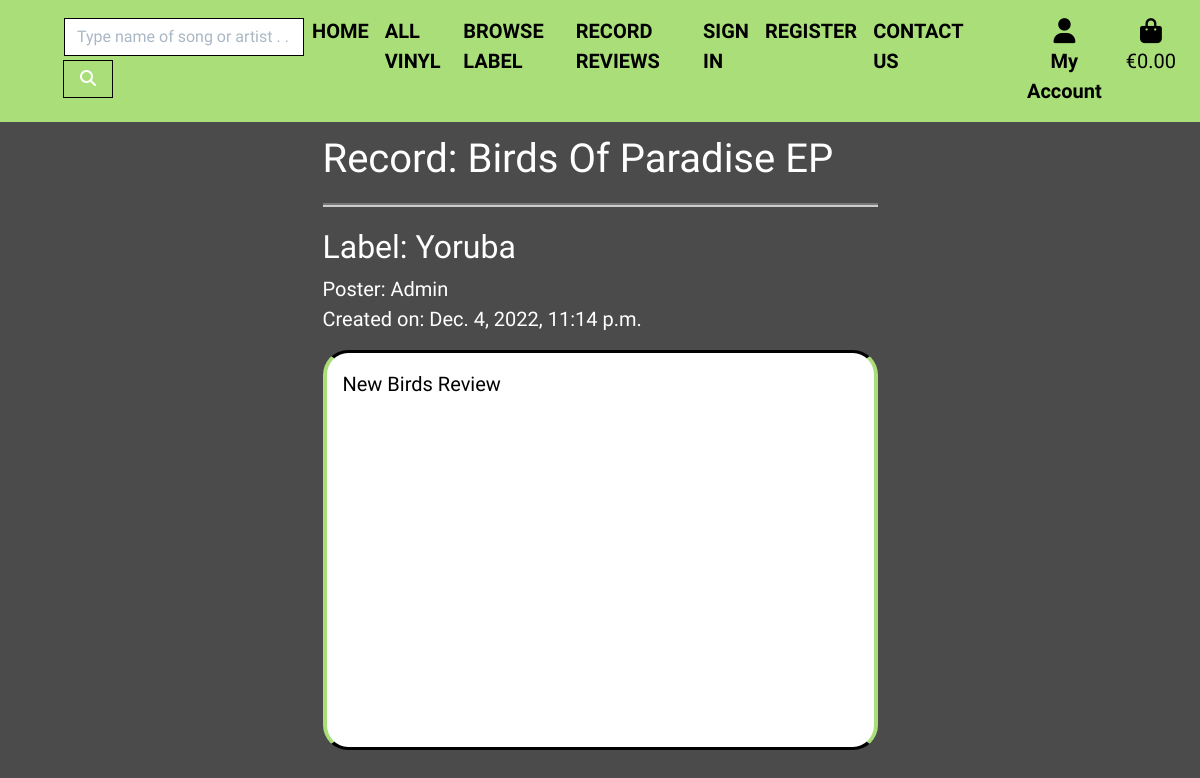
The page /reviews/11/Birds Of Paradise EP/ on the database its author committed.
### reviews/models.py (models this page shows, shortened)
class Review(models.Model):
    title = models.ForeignKey(
        Record, on_delete=models.CASCADE, max_length=100, blank=False
    )
    label = models.ForeignKey(
        Label, on_delete=models.CASCADE, max_length=100,
        blank=False, default='1'
    )
    user = models.ForeignKey(
        User, on_delete=models.CASCADE, blank=False
    )
    subject = models.CharField(
        max_length=100, null=False, blank=False, default='Enter Review Title'
    )
    content = models.TextField()
    status = models.IntegerField(choices=STATUS, default=0)
    created_on = models.DateTimeField(auto_now_add=True)
    updated_on = models.DateTimeField(auto_now=True)
    class Meta:
        ordering = ["-created_on"]

### products/models.py (models this page shows, shortened)
class Record(models.Model):
    title = models.CharField(max_length=254)
    artist = models.CharField(max_length=254)
    producer = models.CharField(max_length=254, default="")
    label = models.ForeignKey(Label, on_delete=models.CASCADE)
    price = models.DecimalField(max_digits=4, decimal_places=2)
    track = models.CharField(
        max_length=500, null=False, blank=False, default=""
    )
    description = models.TextField(null=True, blank=True)
    image_url = models.URLField(max_length=1024, null=True, blank=True)
    image = models.ImageField(null=True, blank=True)
    def __str__(self):
        return self.title

class Label(models.Model):
    label = models.CharField(max_length=150)
    friendly_name = models.CharField(max_length=254)
    def __str__(self):
        return self.label

### reviews/views.py (the view)
# urls.py: path("<slug:pk>/<str:title>/", views.ReviewDetail.as_view(),
class ReviewDetail(View):
    def get(self, request, pk, title, *args, **kwargs):
        queryset = Review.objects.filter(status=1)
        review = get_object_or_404(queryset, pk=pk)
        return render(
            request,
            "reviews/review_detail.html",
            {
                "review": review,
            },
        )

### basket/contexts.py (called while the page is built, shortened)
def basket_contents(request):
    basket_items = []
    total = 0
    record_count = 0
    basket = request.session.get('basket', {})
    delivery = total * Decimal(settings.DELIVERY_PERCENTAGE / 100)
    grand_total = total + delivery
    context = {
        'basket_items': basket_items,
        'total': total,
        'record_count': record_count,
        'delivery': delivery,
        'grand_total': grand_total,
    }
    return context

### reviews/templates/reviews/review_detail.html (shortened to what this page needs)
{% extends "base.html" %}
{% load static %}
{% block page_header %}
    <div class="container header-container">
    </div>
{% endblock %}
{% block content %}
    <div class="container-fluid">
        <div class="col-md-6 offset-md-3 pb-5">
            <h1 class="text-white">Record: {{ review.title }}</h1>
            <hr class="hr-white">
            <h2 class="text-white">Label: {{ review.label }}</h2>
            <p class="text-white">Poster: {{ review.user }} <br>Created on: {{ review.created_on }}</p>
            <div class="review-detail-card bg-info">
                <p class="text-black p-3">
                    {{ review.content | safe }}
                </p>
            </div>
        </div>
    </div>
{% endblock %}

### static/css/base.css (style rules this page uses)
html { height: 100%; }
body { font-family: 'Squada One', sans-serif; font-size: 20px; background: rgb(76, 75, 75); height: calc(100vh - 164px); margin: 0; padding: 0; }
.header-container { margin-top: -2.45%; }
.review-detail-card { min-height: 50vh; border-radius: 25px; border: 4px solid rgb(170, 222, 121); }
.hr-white { display: block; height: 1px; border: 0; border-top: 4px groove #ccc; margin: 1em 0; padding: 0; }
.bg-info { background-color: white !important; border-top: #000 3px solid; border-bottom: #000 3px solid; margin-top: 0; }
.text-black { color: #000 !important; }
@media (min-width: 1200px) { .container { max-width: 80%; } }
@media (min-width: 992px) { .header-container { padding-top: 164px; } }

### rows shown on the page
Review: title "Birds Of Paradise EP", label "Yoruba", user "Admin", created_on "Dec. 4, 2022, 11:14 p.m.", content "New Birds Review"
